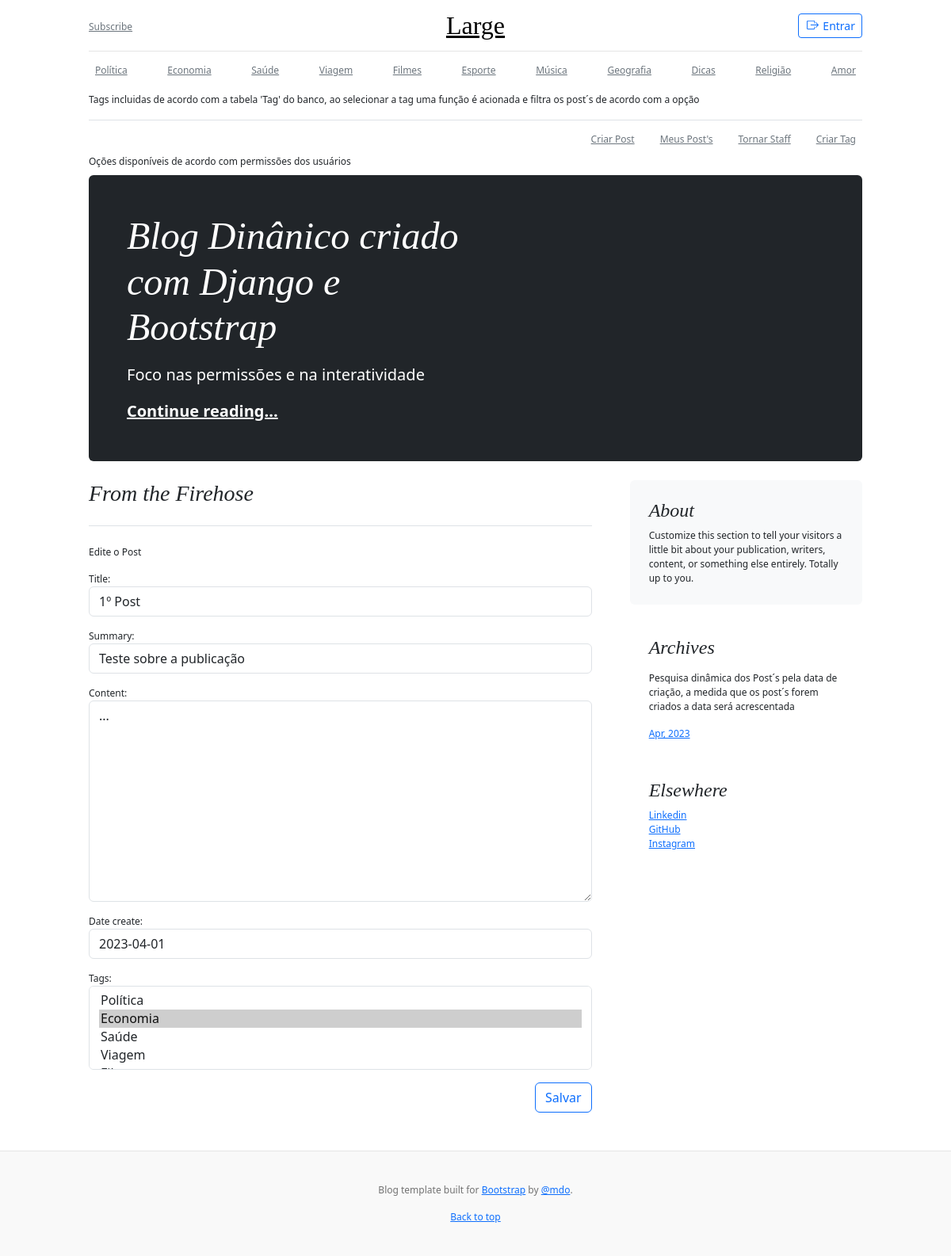
The page /post_edit/26/ on the database its author committed.
### blog/models.py (models this page shows, shortened)
class Tag(models.Model):
    name = models.CharField(max_length=10)
    def __str__(self):
        return self.name

class Post(models.Model):
    title = models.CharField(max_length=255)
    summary = models.CharField(max_length=255)
    content = models.TextField()
    date_create = models.DateField()
    tags = models.ManyToManyField(Tag)
    author = models.ForeignKey(User, on_delete=models.PROTECT, null=True, blank=True)

### blog/views.py (the view)
# urls.py: path('post_edit/<int:id>/', post_edit, name='post_edit'),
@has_permission_decorator('criar_posts')
def post_edit(request, id):
    post = Post.objects.get(id=id)
    form = PostForm(instance=post)
    context = {
        'post': post,
        'form': form,
    }
    return render(request, 'blog/post_edit.html', context)

### blog/forms.py (shortened to what this page needs)
class PostForm(forms.ModelForm):
    tags = forms.ModelMultipleChoiceField(queryset=Tag.objects.all())
    class Meta:
        model = Post
        exclude = ['author']
    def __init__(self, *args, **kwargs):
        self.user = kwargs.pop('user', None)
        super().__init__(*args, **kwargs)
        for field in self.fields.values():
            widget = field.widget
            widget.attrs.update({'class': 'form-control'})

### blog/views.py (called while the page is built)
def globais(request):
    posts = Post.objects.all().order_by('-pk')
    tags = Tag.objects.all()
    datas = []
    for post in posts:
        if post.date_create not in datas:
            datas.append(post.date_create)
    context = {
        'posts': posts,
        'tags': tags,
        'datas': datas,
    }
    return context

### blog/templates/blog/post_edit.html (shortened to what this page needs)
{% extends 'blog/base.html' %}
{% block main %}
<p>Edite o Post</p>
<form action="{% url 'post_update' post.id %}" method="post" class="mb-3">
    {{ form.as_p }}
    <button class="btn btn-outline-primary mb-5 float-end" type="submit">Salvar</button>
</form>
{% endblock %}

### blog/templates/blog/base.html (shortened to what this page needs)
<!doctype html>
<html lang="pt-br" data-bs-theme="auto">
<head>
    <link href="https://cdn.jsdelivr.net/npm/bootstrap@5.3.0-alpha3/dist/css/bootstrap.min.css" rel="stylesheet"
>
    {% load permission_tags %}
</head>
<body>
<div class="container">
    <header class="blog-header lh-1 py-3">
        <div class="row flex-nowrap justify-content-between align-items-center">
            <div class="col-4 pt-1">
                <a class="link-secondary" href="#">Subscribe</a>
            </div>
            <div class="col-4 text-center">
                <a class="blog-header-logo text-body-emphasis" href="{% url 'index' %}">Large</a>
            </div>
            <div class="col-4 d-flex justify-content-end align-items-center">
                {% if request.user.is_authenticated %}
                <p class="pt-3 pe-4">Seja Bem-Vindo, {{ user.username }}</p>
                <a class="btn btn-sm btn-outline-secondary pt-1" href="{% url 'logout' %}">
                    <svg xmlns="http://www.w3.org/2000/svg" width="19" height="15" fill="currentColor"
                         class="bi bi-box-arrow-in-left" viewBox="0 0 16 16">
                        <path fill-rule="evenodd"
                              d="M10 3.5a.5.5 0 0 0-.5-.5h-8a.5.5 0 0 0-.5.5v9a.5.5 0 0 0 .5.5h8a.5.5 0 0 0 .5-.5v-2a.5.5 0 0 1 1 0v2A1.5 1.5 0 0 1 9.5 14h-8A1.5 1.5 0 0 1 0 12.5v-9A1.5 1.5 0 0 1 1.5 2h8A1.5 1.5 0 0 1 11 3.5v2a.5.5 0 0 1-1 0v-2z"/>
                        <path fill-rule="evenodd"
                              d="M4.146 8.354a.5.5 0 0 1 0-.708l3-3a.5.5 0 1 1 .708.708L5.707 7.5H14.5a.5.5 0 0 1 0 1H5.707l2.147 2.146a.5.5 0 0 1-.708.708l-3-3z"/>
                    </svg>
                    Logout</a>
                {% else %}
                <a class="btn btn-sm btn-outline-primary py-1" href="{% url 'login' %}">
                    Entrar</a>
                {% endif %}
            </div>
        </div>
    </header>
    <div class="nav-scroller py-2 mb-2">
        <nav class="nav d-flex justify-content-between">
            {% for tag in tags %}
            <a class="p-2 link-secondary" href="{% url 'tag' tag %}">{{ tag }}</a>
            {% endfor %}
        </nav>
    </div>
    <p>Tags incluidas de acordo com a tabela 'Tag' do banco, ao selecionar a tag uma função é acionada e filtra os post´s de acordo com a opção</p>
    {% if user|can:'criar_posts' %}
    <div class="nav-scroller py-2 border-top">
        <nav class="nav d-flex justify-content-between float-end">
            <a href="{% url 'post_page' %}" class="p-2 me-3 link-secondary">Criar Post</a>
            <a href="{% url 'my_posts' request.user.id %}" class="p-2 me-3 link-secondary">Meus Post's</a>
            {% if user|can:'tornar_staff' %}
            <a href="{% url 'staff_page' %}" class="p-2 me-3 link-secondary">Tornar Staff</a>
            {% endif %}
            {% if user|can:'criar_tags' %}
            <a href="{% url 'tag_page' %}" class="p-2 link-secondary">Criar Tag</a>
            {% endif %}
        </nav>
    </div>
    <p class="pt-0 mb-2">Oções disponíveis de acordo com permissões dos usuários</p>
    {% endif %}
</div>
<main class="container">
    <div class="p-4 p-md-5 mb-4 rounded text-bg-dark">
        <div class="col-md-6 px-0">
            <h1 class="display-4 fst-italic">Blog Dinânico criado com Django e Bootstrap</h1>
            <p class="lead my-3">Foco nas permissões e na interatividade</p>
            <p class="lead mb-0"><a href="#" class="text-white fw-bold">Continue reading...</a></p>
        </div>
    </div>
    <div class="row g-5">
        <div class="col-md-8">
            <h3 class="pb-4 mb-4 fst-italic border-bottom">
                From the Firehose
            </h3>
            {% block main %}
            {% endblock %}
        </div>
        <div class="col-md-4">
            <div class="position-sticky" style="top: 2rem;">
                <div class="p-4 mb-3 bg-body-tertiary rounded">
                    <h4 class="fst-italic">About</h4>
                    <p class="mb-0">Customize this section to tell your visitors a little bit about your
                        publication,
                        writers, content, or something else entirely. Totally up to you.</p>
                </div>
                <div class="p-4">
                    <h4 class="fst-italic">Archives</h4>
                    <p class="pt-2">Pesquisa dinâmica dos Post´s pela data de criação, a medida que os post´s forem
                        criados a data será acrescentada</p>
                    <ol class="list-unstyled mb-0">
                        {% for data in datas %}
                        <li><a href="{% url 'archive' data %}">{{ data|date:"M, Y" }}</a></li>
                        {% endfor %}
                    </ol>
                </div>
                <div class="p-4">
                    <h4 class="fst-italic">Elsewhere</h4>
                    <ol class="list-unstyled">
                        <li><a href="https://www.linkedin.com/in/afonso-oliveira-93816020a/">Linkedin</a></li>
                        <li><a href="https://github.com/afonsoliveiraa">GitHub</a></li>
                        <li><a href="https://www.instagram.com/afonsoliveira_/">Instagram</a></li>
                    </ol>
                </div>
            </div>
        </div>
    </div>
</main>
<footer class="blog-footer">
    <p>Blog template built for <a href="https://getbootstrap.com/">Bootstrap</a> by <a href="https://twitter.com/mdo">@mdo</a>.
    </p>
    <p>
        <a href="#">Back to top</a>
    </p>
</footer>
</body>
</html>

### blog/templates/blog/base.html (style rules this page uses)
.bi { vertical-align: -.125em; fill: currentColor; }
.nav-scroller { position: relative; z-index: 2; height: 2.75rem; overflow-y: hidden; }
.nav-scroller .nav { display: flex; flex-wrap: nowrap; padding-bottom: 1rem; margin-top: -1px; overflow-x: auto; text-align: center; white-space: nowrap; -webkit-overflow-scrolling: touch; }
body { font-size: 12px; }
.container { max-width: 1000px; }
.blog-header { border-bottom: 1px solid #e5e5e5; }
.blog-header-logo { font-family: "Playfair Display", Georgia, "Times New Roman", serif; font-size: 2rem; }
h1, h2, h3, h4, h5, h6 { font-family: "Playfair Display", Georgia, "Times New Roman", serif; }
.display-4 { font-size: 2.5rem; }
@media (min-width: 768px) { .display-4 { font-size: 3rem; } }
.blog-footer { padding: 2.5rem 0; color: #727272; text-align: center; background-color: #f9f9f9; border-top: .05rem solid #e5e5e5; }
.blog-footer p:last-child { margin-bottom: 0; }

### rows shown on the page
Tag: name "Política"
Tag: name "Economia"
Tag: name "Saúde"
Tag: name "Viagem"
Tag: name "Filmes"
Tag: name "Esporte"
Tag: name "Música"
Tag: name "Geografia"
Tag: name "Dicas"
Tag: name "Religião"
Tag: name "Amor"
Post: title "1º Post", summary "Teste sobre a publicação", content "...", date_create "2023-04-01", datas "Apr, 2023"
